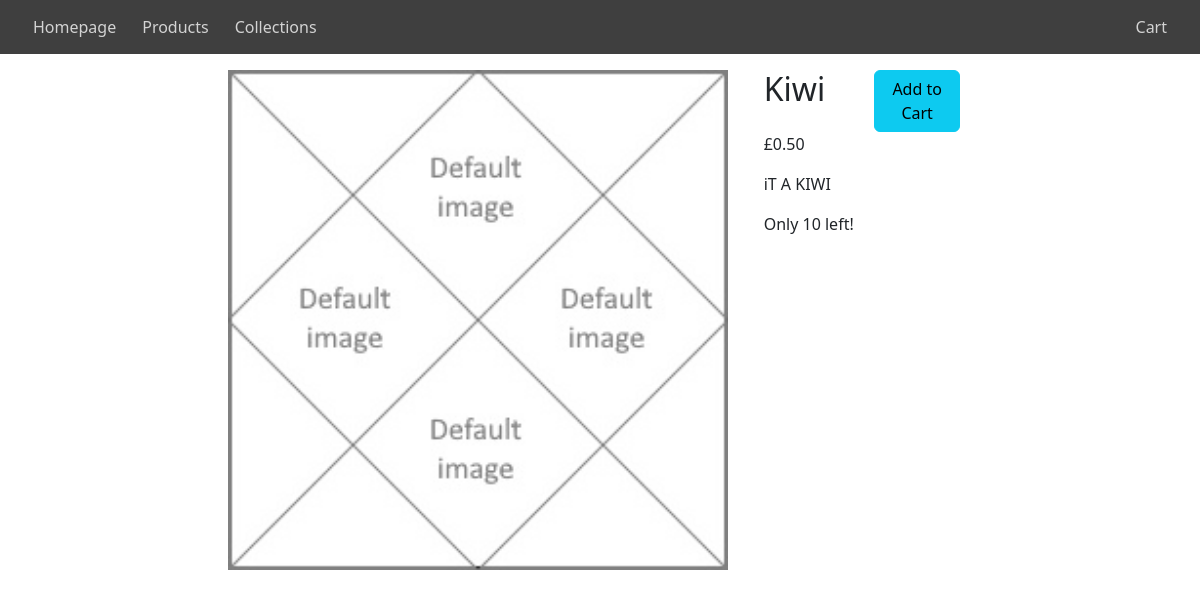
The page /store/products/4/ on the database its author committed.
### store/models.py (models this page shows, shortened)
class Product(models.Model):
    title = models.CharField(max_length=100)
    description = models.CharField(max_length=500)
    price = models.DecimalField(decimal_places=2, max_digits=6)
    inventory = models.IntegerField()
    photo = models.ImageField(upload_to='products', default='default_image.jpg')
    collection = models.ForeignKey(
        "Collection",
        blank=True,
        null=True,
        on_delete=models.SET_NULL,
        related_name="products",
    )

### store/views.py (the view)
# urls.py: path("products/<int:pk>/", views.ProductDetailView.as_view(), name="detail_products"),
class ProductDetailView(generic.DetailView):
    model = Product
    template_name = "store/product.html"

### store/templates/store/product.html (shortened to what this page needs)
<!DOCTYPE html>
{% extends 'store/base.html' %}
{% block content %}
    {% if object %}
        <div class="container">
            <div class="row justify-content-md-center">
                <div class="col-md-auto">
                    <img src="{{ object.photo.url }}" class="img-fluid" width="500", height="500">
                </div>
                <div class="col-md-auto">
                    <div class="container">
                        <div class="row">
                            <div class="col"><h2>{{ object.title }}</h2></div>
                            <div class="col"><a href="{% url 'add_to_cart' object.id %}" class="btn btn-info" role="button">Add to Cart</a></div>
                        </div>
                        <div class="row"><p>£{{ object.price }}</h2></div>
                        <div class="row"><p>{{ object.description }}</h2></div>
                        <div class="row"><p>Only {{ object.inventory }} left!</h2></div>
                    </div>
                </div>
            </div>
        </div>
    {% else %}
        <p>This product does not exist.</p>
    {% endif %}
{% endblock %}

### rows shown on the page
Product: photo (placeholder picture), title "Kiwi", price "0.50", description "iT A KIWI", inventory "10"
